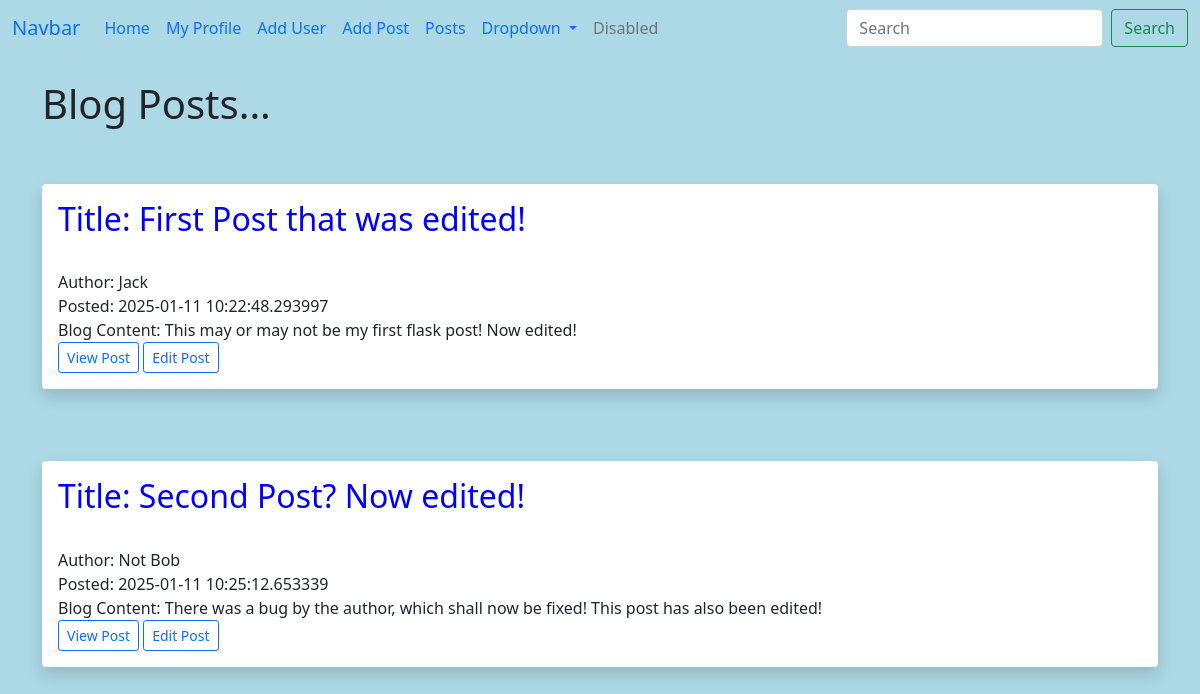
The page /posts on the database its author committed.
### whynot.py (models this page shows)
class Posts(db.Model):
    id=db.Column(db.Integer,primary_key=True)
    title = db.Column(db.String(255))
    content = db.Column(db.Text)
    author = db.Column(db.String(255))
    date_posted = db.Column(db.DateTime,default=datetime.now)
    slug=db.Column(db.String(255)) #Changes url from number to a title

### whynot.py (the view)
@app.route('/posts')
def posts():
    posts=Posts.query.order_by(Posts.date_posted)
    return render_template('posts.html',posts=posts)

### templates/posts.html (shortened to what this page needs)
{% extends 'base.html' %}
{% block content %}
<h1>Blog Posts...</h1>
<br>
{% for post in posts %}
    <br/>
    <div class="shadow p-3 mb-5 bg-body rounded">
        <h2>Title: {{ post.title }}</h2><br/>
        Author: {{ post.author }}<br/>
        Posted: {{ post.date_posted }}<br/>
        Blog Content: {{ post.content }}<br/>
        <a href="{{ url_for('post',id=post.id) }}" class="btn btn-outline-primary btn-sm">View Post</a>
        <a href="{{ url_for('edit_post',id=post.id) }}" class="btn btn-outline-primary btn-sm">Edit Post</a>
    </div>
{% endfor %}
{% endblock %}

### templates/base.html (shortened to what this page needs)
<!doctype html>
<html lang="en">
  <head>
    <link href="https://cdn.jsdelivr.net/npm/bootstrap@5.0.0-beta1/dist/css/bootstrap.min.css" rel="stylesheet">
    <link href="{{ url_for('static', filename='css/style.css') }}" rel="stylesheet">
  </head>
  <body>
    {% include 'navbar.html' %}
  	<br/>
  	<div class="container">
		{% block content %}
		{% endblock %}
	</div>
  </body>
</html>

### templates/navbar.html (shortened to what this page needs)
<nav class="navbar navbar-expand-lg bg-body-tertiary">
    <div class="container-fluid">
      <a class="navbar-brand" href="#">Navbar</a>
      <div class="collapse navbar-collapse" id="navbarSupportedContent">
        <ul class="navbar-nav me-auto mb-2 mb-lg-0">
          <li class="nav-item">
            <a class="nav-link active" aria-current="page" href="{{ url_for('index') }}">Home</a>
          </li>
          <li class="nav-item">
            <a class="nav-link" href="{{ url_for('info') }}">My Profile</a>
          </li>
          <li class="nav-item">
            <a class="nav-link" href="{{ url_for('add_user') }}">Add User</a>
          </li>
          <li class="nav-item">
            <a class="nav-link" href="{{ url_for('add_post') }}">Add Post</a>
          </li>
          <li class="nav-item">
            <a class="nav-link" href="{{ url_for('posts') }}">Posts</a>
          </li>
          <li class="nav-item dropdown">
            <a class="nav-link dropdown-toggle" href="#" role="button" data-bs-toggle="dropdown" aria-expanded="false">
              Dropdown
            </a>
          </li>
          <li class="nav-item">
            <a class="nav-link disabled" aria-disabled="true">Disabled</a>
          </li>
        </ul>
        <form class="d-flex" role="search">
          <input class="form-control me-2" type="search" placeholder="Search" aria-label="Search">
          <button class="btn btn-outline-success" type="submit">Search</button>
        </form>
      </div>
    </div>
  </nav>

### static/css/style.css (style rules this page uses)
h2 { size:60px; color:blue; }
body { background-color: lightblue; }

### rows shown on the page
Posts: title "First Post that was edited!", author "Jack", date_posted "2025-01-11 10:22:48.293997", content "This may or may not be my first flask post! Now edited!"
Posts: title "Second Post? Now edited!", author "Not Bob", date_posted "2025-01-11 10:25:12.653339", content "There was a bug by the author, which shall now be fixed! This post has also been edited!"
